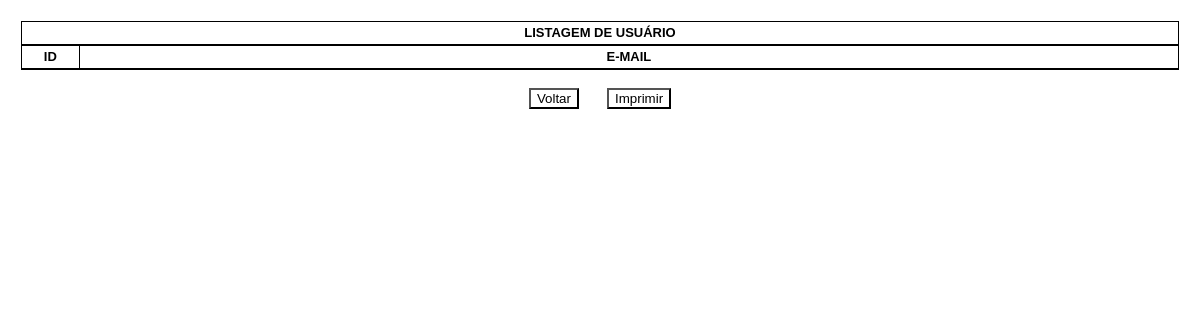
/relat.php, run on an earlier commit of the app's database.
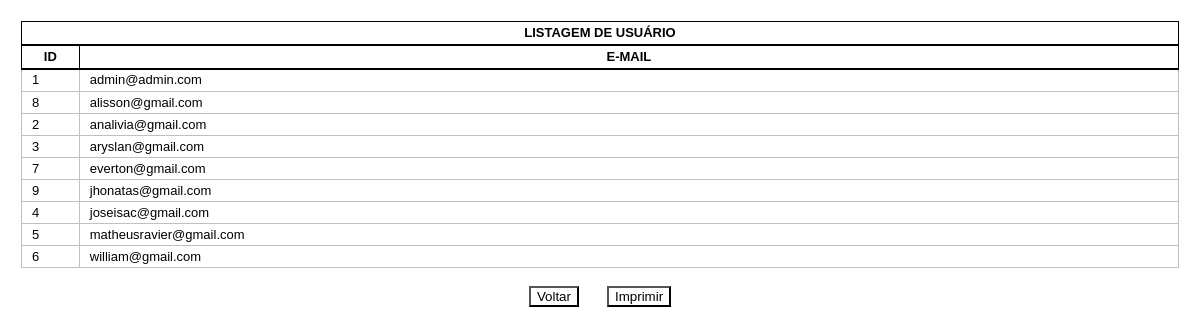
And on a later commit of the database.
### tables this page shows
CREATE TABLE `tbusu` (
  `idusu` int(11) UNSIGNED NOT NULL,
  `email` varchar(100) NOT NULL,
  `senha` varchar(100) NOT NULL,
  `cargo` varchar(15) NOT NULL
);

### relat.php (the view, shortened to what this page needs)
<!DOCTYPE HTML PUBLIC "-//W3C//DTD HTML 4.01//EN" "http://www.w3.org/TR/html4/strict.dtd">
<html dir="ltr" lang="en">
<head>
<link rel="stylesheet" href="estilo.css" type="text/css">
</head>
<body>
<table width="100%"><thead>
											<tr>
												<th colspan="100%">LISTAGEM DE USUÁRIO</th>
											</tr>
											<tr >
										<th width="5%" scope="col">ID</th>
										<th>E-MAIL</th>
									 </tr>
									 </thead>
									 <tbody>
									 <?php
									           include 'banco.php';
											   $sql = "select * from tbusu order by email";
											   $consulta = $conexao->query($sql);
											   if($consulta){
												 if($consulta->num_rows > 0){
													while($linha=$consulta->fetch_array(MYSQLI_ASSOC)){
													    echo '<tr>
																<td>'.$linha['idusu'].'</td>
																<td>'.$linha['email'].'</td>
															  </tr>';
													}
												 }
											   }
									 ?>
							</table>
							<br>
							<div id="noprint">
							<center><a href="buscausu.php"><button type="button" class="btn btn-primary">Voltar</button></a> &nbsp;&nbsp;&nbsp;&nbsp;&nbsp;
							<a href="javascript:;" onclick="window.print();return false"><button type="button" class="btn btn-danger" title="Imprimir">Imprimir</button></a></center>
							</div>
					</body>
</html>

### estilo.css (style rules this page uses)
* { background:transparent !important; color:rgb(0, 0, 0) !important; text-shadow:none !important; filter:none !important; -ms-filter:none !important; }
body { margin: 0.5cm; padding:2px; line-height: 1.4em; font: 12pt Georgia, "Verdana", Times, serif; color: rgb(26, 23, 31); }
html { color:#000; background:#fff; }
table,td { border : 1px solid #000; border-collapse : collapse; font : small/1.5 "Tahoma", "Bitstream Vera Sans", Verdana, Helvetica, sans-serif; }
table { border :none; border :1px solid #000; }
thead th, tbody th { color : rgb(0, 0, 0); padding : 1.2px 10px; border-bottom : 2px solid rgb(0, 0, 0); border-left : 1px solid rgb(0, 0, 0); border-right : 1px solid rgb(0, 0, 0); }
tbody tr td { padding : 0.8px 10px; border-top : 1px solid #000; color : #666; border: 1.2px solid #C0C0C0; }
table tbody tr:nth-child(2n+1) { background: #F0F0F0; }

What changed in the data, as far as the page shows it:
added tbusu: idusu "1", email "admin@admin.com"
added tbusu: idusu "8", email "alisson@gmail.com"
added tbusu: idusu "2", email "analivia@gmail.com"
added tbusu: idusu "3", email "aryslan@gmail.com"
added tbusu: idusu "7", email "everton@gmail.com"
added tbusu: idusu "9", email "jhonatas@gmail.com"
added tbusu: idusu "4", email "joseisac@gmail.com"
added tbusu: idusu "5", email "matheusravier@gmail.com"
added tbusu: idusu "6", email "william@gmail.com"
